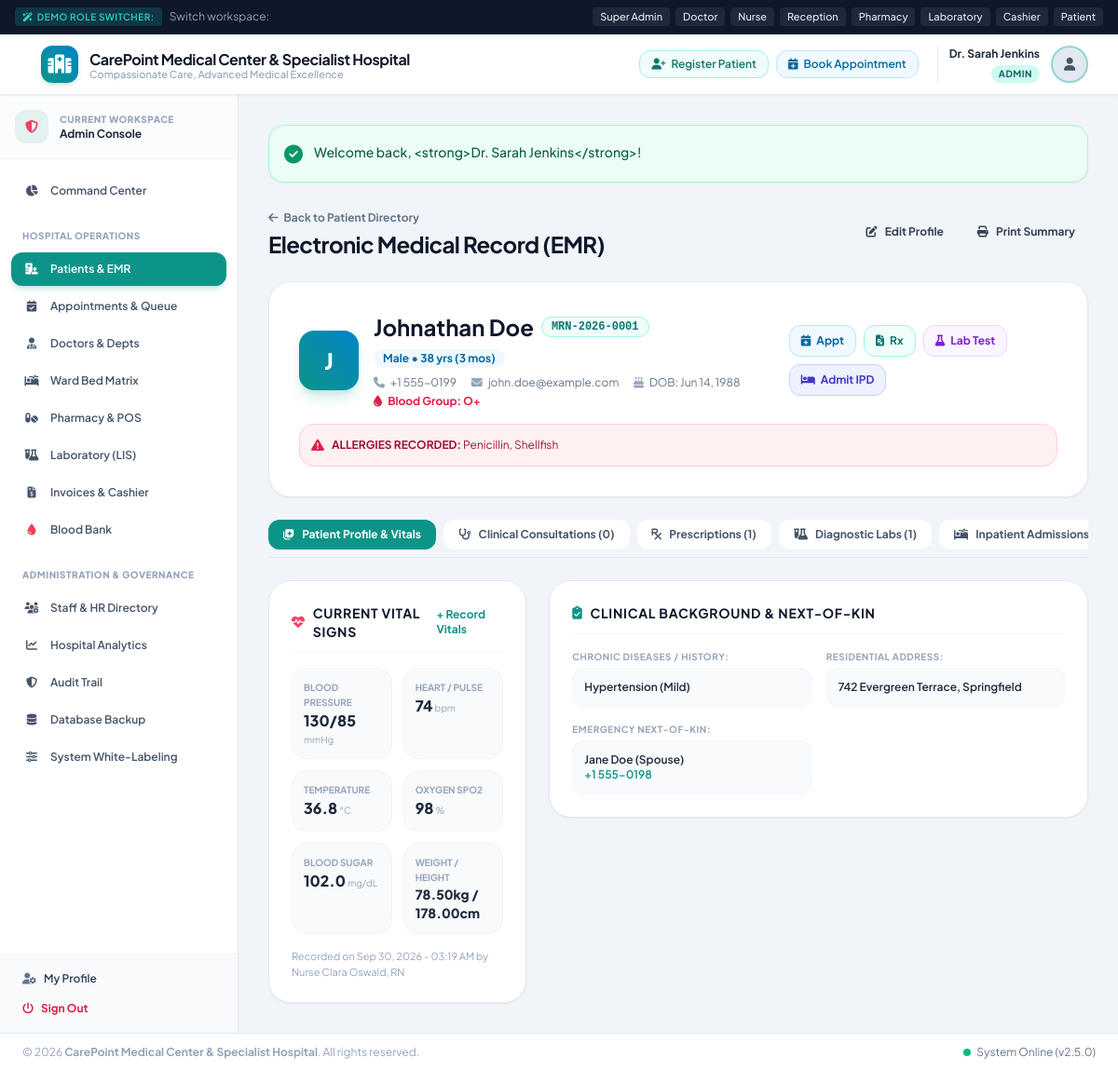
The app's page /modules/patients/view.php?id=1 (signed in) with its own data.
### tables this page shows
CREATE TABLE IF NOT EXISTS `patients` (
  `id` INT AUTO_INCREMENT PRIMARY KEY,
  `user_id` INT NULL UNIQUE,
  `mrn` VARCHAR(50) NOT NULL UNIQUE,
  `full_name` VARCHAR(150) NOT NULL,
  `email` VARCHAR(120) NULL,
  `phone` VARCHAR(30) NOT NULL,
  `gender` ENUM('Male', 'Female', 'Other') NOT NULL,
  `date_of_birth` DATE NOT NULL,
  `blood_group` ENUM('A+', 'A-', 'B+', 'B-', 'O+', 'O-', 'AB+', 'AB-', 'Unknown') DEFAULT 'Unknown',
  `address` TEXT NULL,
  `emergency_contact_name` VARCHAR(150) NULL,
  `emergency_contact_phone` VARCHAR(30) NULL,
  `emergency_contact_relation` VARCHAR(60) NULL,
  `allergies` TEXT NULL,
  `chronic_diseases` TEXT NULL,
  `created_at` TIMESTAMP DEFAULT CURRENT_TIMESTAMP,
  `updated_at` TIMESTAMP DEFAULT CURRENT_TIMESTAMP ON UPDATE CURRENT_TIMESTAMP,
  FOREIGN KEY (`user_id`) REFERENCES `users`(`id`) ON DELETE SET NULL
);

CREATE TABLE IF NOT EXISTS `vitals` (
  `id` INT AUTO_INCREMENT PRIMARY KEY,
  `patient_id` INT NOT NULL,
  `recorded_by` INT NULL,
  `temperature` DECIMAL(4,1) NULL COMMENT '°C',
  `blood_pressure` VARCHAR(20) NULL COMMENT 'mmHg (e.g. 120/80)',
  `pulse_rate` INT NULL COMMENT 'bpm',
  `respiratory_rate` INT NULL COMMENT 'breaths/min',
  `spo2` INT NULL COMMENT '% oxygen saturation',
  `blood_sugar` DECIMAL(5,1) NULL COMMENT 'mg/dL or mmol/L',
  `weight_kg` DECIMAL(5,2) NULL,
  `height_cm` DECIMAL(5,2) NULL,
  `notes` TEXT NULL,
  `recorded_at` TIMESTAMP DEFAULT CURRENT_TIMESTAMP,
  FOREIGN KEY (`patient_id`) REFERENCES `patients`(`id`) ON DELETE CASCADE,
  FOREIGN KEY (`recorded_by`) REFERENCES `users`(`id`) ON DELETE SET NULL
);

CREATE TABLE IF NOT EXISTS `users` (
  `id` INT AUTO_INCREMENT PRIMARY KEY,
  `username` VARCHAR(60) NOT NULL UNIQUE,
  `password_hash` VARCHAR(255) NOT NULL,
  `full_name` VARCHAR(150) NOT NULL,
  `email` VARCHAR(120) NOT NULL UNIQUE,
  `phone` VARCHAR(30) NULL,
  `role` ENUM('admin', 'doctor', 'nurse', 'receptionist', 'pharmacist', 'lab_tech', 'accountant', 'patient') NOT NULL DEFAULT 'patient',
  `avatar` VARCHAR(255) NULL,
  `status` ENUM('active', 'inactive', 'suspended') NOT NULL DEFAULT 'active',
  `created_at` TIMESTAMP DEFAULT CURRENT_TIMESTAMP,
  `updated_at` TIMESTAMP DEFAULT CURRENT_TIMESTAMP ON UPDATE CURRENT_TIMESTAMP
);

### modules/patients/view.php (the view, shortened to what the rows shown need)
<?php
require_once __DIR__ . '/../../includes/header.php';
$pdo = Database::getConnection();
$patientId = (int)($_GET['id'] ?? 0);
$stmt = $pdo->prepare("SELECT * FROM patients WHERE id = ?");
$stmt->execute([$patientId]);
$patient = $stmt->fetch();
$vitalsStmt = $pdo->prepare("SELECT v.*, u.full_name as recorded_by_name FROM vitals v LEFT JOIN users u ON v.recorded_by = u.id WHERE v.patient_id = ? ORDER BY v.recorded_at DESC LIMIT 10");
$vitalsStmt->execute([$patientId]);
$vitalsList = $vitalsStmt->fetchAll();
$latestVitals = $vitalsList[0] ?? null;
$activeTab = $_GET['tab'] ?? 'summary';
?>
<div class="space-y-6">
    <div class="flex items-center justify-between">
        <div>
            <h1 class="text-2xl font-bold text-slate-900 tracking-tight">Electronic Medical Record (EMR)</h1>
        </div>
    </div>
    <div class="bg-white rounded-3xl p-6 sm:p-8 border border-slate-200 shadow-sm relative overflow-hidden">
        <div class="flex flex-col md:flex-row md:items-center md:justify-between gap-6">
            <div class="flex items-start sm:items-center space-x-4">
                <div class="w-16 h-16 rounded-2xl bg-gradient-to-tr from-teal-600 to-sky-600 text-white flex items-center justify-center text-2xl font-black shadow-lg shadow-teal-600/20 shrink-0">
                    <?= strtoupper(substr($patient['full_name'], 0, 1)) ?>
                </div>
                <div>
                    <div class="flex flex-wrap items-center gap-2">
                        <h2 class="text-xl sm:text-2xl font-bold text-slate-900"><?= e($patient['full_name']) ?></h2>
                        <span class="inline-flex items-center px-2.5 py-0.5 rounded-full text-xs font-mono font-bold bg-teal-50 text-teal-700 border border-teal-200">
                            <?= e($patient['mrn']) ?>
                        </span>
                        <span class="inline-flex items-center px-2.5 py-0.5 rounded-full text-xs font-bold <?= $patient['gender'] === 'Male' ? 'bg-sky-50 text-sky-700' : 'bg-pink-50 text-pink-700' ?>">
                            <?= e($patient['gender']) ?> &bull; <?= calculateAge($patient['date_of_birth']) ?>
                        </span>
                    </div>
                    <div class="flex flex-wrap items-center gap-y-1 gap-x-4 text-xs text-slate-500 mt-2">
                        <span><i class="fa-solid fa-phone text-slate-400 mr-1"></i> <?= e($patient['phone']) ?></span>
                        <?php if (!empty($patient['email'])): ?>
                            <span><i class="fa-solid fa-envelope text-slate-400 mr-1"></i> <?= e($patient['email']) ?></span>
                        <?php endif; ?>
                        <span><i class="fa-solid fa-cake-candles text-slate-400 mr-1"></i> DOB: <?= formatDate($patient['date_of_birth']) ?></span>
                        <?php if (!empty($patient['blood_group']) && $patient['blood_group'] !== 'Unknown'): ?>
                            <span class="font-bold text-rose-600"><i class="fa-solid fa-droplet mr-1"></i> Blood Group: <?= e($patient['blood_group']) ?></span>
                        <?php endif; ?>
                    </div>
                </div>
            </div>
        </div>
        <?php if (!empty($patient['allergies'])): ?>
            <div class="mt-4 p-3 rounded-2xl bg-rose-50 border border-rose-200 text-xs text-rose-800 flex items-center space-x-2">
                <i class="fa-solid fa-triangle-exclamation text-rose-600 text-sm"></i>
                <div>
                    <strong class="font-bold">ALLERGIES RECORDED:</strong> <?= e($patient['allergies']) ?>
                </div>
            </div>
        <?php endif; ?>
    </div>
    <?php if ($activeTab === 'summary'): ?>
        <div class="grid grid-cols-1 lg:grid-cols-3 gap-6">
            <div class="bg-white rounded-3xl p-6 border border-slate-200 shadow-sm space-y-4">
                <div class="flex items-center justify-between border-b border-slate-100 pb-3">
                    <h3 class="text-sm font-bold text-slate-900 uppercase tracking-wider flex items-center">
                        <i class="fa-solid fa-heart-pulse text-rose-500 mr-2"></i> Current Vital Signs
                    </h3>
                    <a href="<?= APP_URL ?>/modules/ipd/vitals.php?patient_id=<?= $patient['id'] ?>" class="text-xs text-teal-600 font-bold hover:underline">
                        + Record Vitals
                    </a>
                </div>
                <?php if ($latestVitals): ?>
                    <div class="grid grid-cols-2 gap-3 text-xs">
                        <div class="p-3 bg-slate-50 rounded-2xl border border-slate-100">
                            <span class="text-slate-400 block text-[10px] uppercase font-bold">Blood Pressure</span>
                            <span class="text-base font-black text-slate-800"><?= e($latestVitals['blood_pressure'] ?: '--/--') ?></span>
                            <span class="text-[10px] text-slate-400">mmHg</span>
                        </div>
                        <div class="p-3 bg-slate-50 rounded-2xl border border-slate-100">
                            <span class="text-slate-400 block text-[10px] uppercase font-bold">Heart / Pulse</span>
                            <span class="text-base font-black text-slate-800"><?= e($latestVitals['pulse_rate'] ?: '--') ?></span>
                            <span class="text-[10px] text-slate-400">bpm</span>
                        </div>
                        <div class="p-3 bg-slate-50 rounded-2xl border border-slate-100">
                            <span class="text-slate-400 block text-[10px] uppercase font-bold">Temperature</span>
                            <span class="text-base font-black text-slate-800"><?= e($latestVitals['temperature'] ?: '--') ?></span>
                            <span class="text-[10px] text-slate-400">&deg;C</span>
                        </div>
                        <div class="p-3 bg-slate-50 rounded-2xl border border-slate-100">
                            <span class="text-slate-400 block text-[10px] uppercase font-bold">Oxygen SpO2</span>
                            <span class="text-base font-black text-slate-800"><?= e($latestVitals['spo2'] ?: '--') ?></span>
                            <span class="text-[10px] text-slate-400">%</span>
                        </div>
                        <div class="p-3 bg-slate-50 rounded-2xl border border-slate-100">
                            <span class="text-slate-400 block text-[10px] uppercase font-bold">Blood Sugar</span>
                            <span class="text-base font-black text-slate-800"><?= e($latestVitals['blood_sugar'] ?: '--') ?></span>
                            <span class="text-[10px] text-slate-400">mg/dL</span>
                        </div>
                        <div class="p-3 bg-slate-50 rounded-2xl border border-slate-100">
                            <span class="text-slate-400 block text-[10px] uppercase font-bold">Weight / Height</span>
                            <span class="text-sm font-black text-slate-800"><?= e($latestVitals['weight_kg'] ?: '--') ?>kg / <?= e($latestVitals['height_cm'] ?: '--') ?>cm</span>
                        </div>
                    </div>
                    <p class="text-[11px] text-slate-400">
                        Recorded on <?= formatDateTime($latestVitals['recorded_at']) ?> by <?= e($latestVitals['recorded_by_name'] ?? 'Staff') ?>
                    </p>
                <?php else: ?>
                    <p class="text-xs text-slate-400 py-4 text-center">No vital signs recorded yet.</p>
                <?php endif; ?>
            </div>
            <div class="lg:col-span-2 space-y-6">
                <div class="bg-white rounded-3xl p-6 border border-slate-200 shadow-sm space-y-4">
                    <h3 class="text-sm font-bold text-slate-900 uppercase tracking-wider flex items-center border-b border-slate-100 pb-3">
                        <i class="fa-solid fa-clipboard-check text-teal-600 mr-2"></i> Clinical Background & Next-of-Kin
                    </h3>
                    <div class="grid grid-cols-1 sm:grid-cols-2 gap-4 text-xs">
                        <div>
                            <span class="text-slate-400 uppercase tracking-wider font-bold text-[10px]">Chronic Diseases / History:</span>
                            <p class="mt-1 font-semibold text-slate-800 bg-slate-50 p-3 rounded-xl border border-slate-100">
                                <?= e($patient['chronic_diseases'] ?: 'None Reported') ?>
                            </p>
                        </div>
                        <div>
                            <span class="text-slate-400 uppercase tracking-wider font-bold text-[10px]">Residential Address:</span>
                            <p class="mt-1 font-semibold text-slate-800 bg-slate-50 p-3 rounded-xl border border-slate-100">
                                <?= e($patient['address'] ?: 'Not on file') ?>
                            </p>
                        </div>
                        <div>
                            <span class="text-slate-400 uppercase tracking-wider font-bold text-[10px]">Emergency Next-of-Kin:</span>
                            <p class="mt-1 font-semibold text-slate-800 bg-slate-50 p-3 rounded-xl border border-slate-100">
                                <?= e($patient['emergency_contact_name'] ?: 'N/A') ?> (<?= e($patient['emergency_contact_relation'] ?: 'Relation N/A') ?>)
                                <br><span class="text-teal-600"><?= e($patient['emergency_contact_phone']) ?></span>
                            </p>
                        </div>
                    </div>
                </div>
            </div>
        </div>
    <?php endif; ?>
</div>
<?php require_once __DIR__ . '/../../includes/footer.php'; ?>

### records on screen
patients: full_name "J", full_name "Johnathan Doe", mrn "MRN-2026-0001", gender "Male", date_of_birth "38 yrs (3 mos)", phone "+1 555-0199", email "john.doe@example.com", date_of_birth "Jun 14, 1988", blood_group "O+", allergies "Penicillin, Shellfish", chronic_diseases "Hypertension (Mild)", address "742 Evergreen Terrace, Springfield", emergency_contact_name "Jane Doe", emergency_contact_relation "Spouse", emergency_contact_phone "+1 555-0198"
vitals: blood_pressure "130/85", pulse_rate "74", temperature "36.8", spo2 "98", blood_sugar "102.0", weight_kg "78.50", height_cm "178.00", recorded_at "Sep 30, 2026 - 03:19 AM", recorded_by.full_name "Nurse Clara Oswald, RN"

### other values on screen
$hospitalName "CarePoint Medical Center & Specialist Hospital"
$hospitalTagline "Compassionate Care, Advanced Medical Excellence"
$user['name'] "Dr. Sarah Jenkins"
$user['role'] "ADMIN"
$userRole "Admin"
$flash['message'] "Welcome back, <strong>Dr. Sarah Jenkins</strong>!"
count($consultations) "0"
count($prescriptions) "1"
count($labRequests) "1"
getSetting('hospital_name', DEFAULT_HOSPITAL_NAME) "CarePoint Medical Center & Specialist Hospital"
APP_VERSION "2.5.0"
